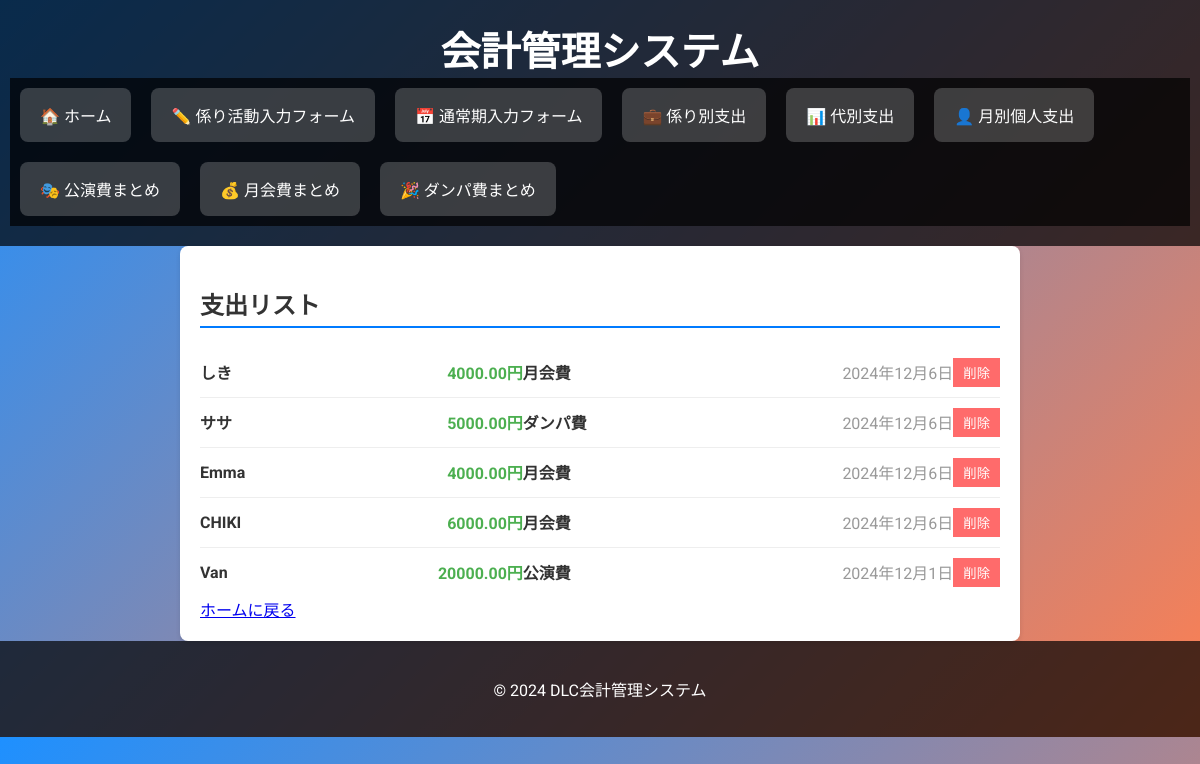
The app's page /accounting/category-expenses/ with its own data.
### accounting/models.py (models this page shows, shortened)
class ExpenseCategory(models.Model):
    CATEGORY_CHOICES = (
        ('公演費', '公演費'),
        ('月会費', '月会費'),
        ('ダンパ費', 'ダンパ費'),
    )
    age = models.IntegerField()
    name = models.CharField(max_length=100)
    amount = models.DecimalField(max_digits=10, decimal_places=2)
    category_name = models.CharField(max_length=10, choices=CATEGORY_CHOICES)
    date = models.DateField()

### accounting/views.py (the view)
# urls.py: path('category-expenses/', views.category_expense_list, name='category_expense_list'),
def category_expense_list(request):
    expenses = ExpenseCategory.objects.all().order_by('-date')  # 日付で並べ替え
    return render(request, 'accounting/category_expense_list.html', {'expenses': expenses})

### accounting/templates/accounting/category_expense_list.html (shortened to what this page needs)
{% extends "accounting/base.html" %}
{% block content %}
<div class="page-container">
    <h2 class="page-title">支出リスト</h2>
    <ul class="expense-list">
        {% for expense in expenses %}
        <li class="expense-item">
            <span class="expense-name">{{ expense.name }}</span>
            <span class="expense-amount">{{ expense.amount }}円</span>
            <span class="expense-category">{{ expense.category_name }}</span>
            <span class="expense-date">{{ expense.date }}</span>
            <form method="post" action="{% url 'delete_category_expense' expense.pk %}" class="delete-form">
                <button type="submit" class="btn-delete">削除</button>
            </form>
        </li>
        {% endfor %}
    </ul>
    <a href="{% url 'index' %}">ホームに戻る</a>
</div>
{% endblock %}

### accounting/static/accounting/css/style.css (style rules this page uses)
body { font-family: 'Roboto', Arial, sans-serif; background: linear-gradient(135deg, #1e90ff, #ff7f50); color: #fff; margin: 0; padding: 0; }
.age-title , .department-title, .page-title { font-size: 18px; font-weight: bold; margin-bottom: 10px; color: #333; text-align: left; border-bottom: 2px solid #007bff; padding-bottom: 5px; }
.page-container { max-width: 800px; margin: 0 auto; padding: 20px; background: #fff; border-radius: 8px; box-shadow: 0 2px 5px rgba(0, 0, 0, 0.1); }
.page-title { font-size: 24px; font-weight: bold; margin-bottom: 20px; color: #333; }
.expense-list { list-style: none; padding: 0; margin: 0; }
.expense-item { display: flex; justify-content: space-between; align-items: center; padding: 10px 0; border-bottom: 1px solid #eee; }
.expense-item:last-child { border-bottom: none; }
.expense-name { flex: 2; font-weight: bold; color: #333; }
.expense-amount { flex: 1; text-align: right; color: #4CAF50; font-weight: bold; }
.expense-date { flex: 2; text-align: right; color: #999; }
.expense-category { flex: 2; font-weight: bold; color: #333; }
.btn-delete { background-color: #ff6b6b; color: #fff; border: none; padding: 5px 10px; cursor: pointer; }

### records on screen
ExpenseCategory: name "しき", amount "4000.00", category_name "月会費", date "2024年12月6日"
ExpenseCategory: name "ササ", amount "5000.00", category_name "ダンパ費", date "2024年12月6日"
ExpenseCategory: name "Emma", amount "4000.00", category_name "月会費", date "2024年12月6日"
ExpenseCategory: name "CHIKI", amount "6000.00", category_name "月会費", date "2024年12月6日"
ExpenseCategory: name "Van", amount "20000.00", category_name "公演費", date "2024年12月1日"
